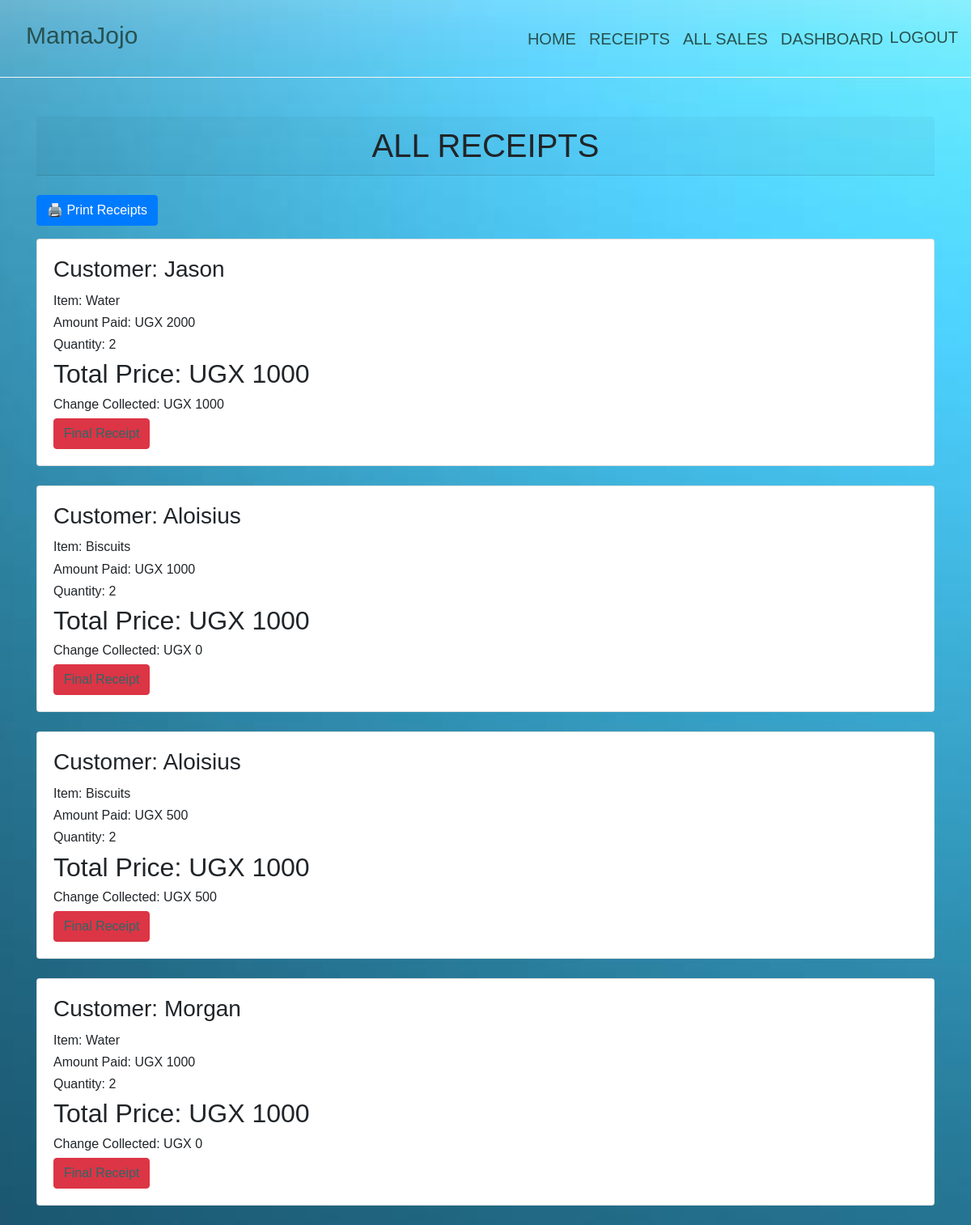
The page /reciept (signed in) on the database its author committed.
### ajojo/models.py (models this page shows, shortened)
class Sale(models.Model):
    item = models.ForeignKey( Product, on_delete = models.CASCADE)
    quantity = models.IntegerField(default = 0, null = False, blank = True)
    amount_received = models.IntegerField(default = 0, null = False, blank = True)
    issued_to = models.CharField(max_length=50, null = True, blank = True)
    unit_price = models.IntegerField(default = 0, null = False, blank = True)
    def get_total(self):
        total = self.quantity * self.item.unit_price
        return int(total)
    def get_change(self):
        change = self.get_total() - self.amount_received
        return abs(int(change))

class Product(models.Model):
    category_name = models.ForeignKey(Category, on_delete=models.CASCADE, null=True, blank = True)
    item_name = models.CharField(max_length =50, null = True, blank = True)
    total_quantity = models.IntegerField(default = 0, null = True, blank = True)
    issued_quantity = models.IntegerField(default = 0, null = True, blank = True)
    received_quantity = models.IntegerField(default = 0, null = True, blank = True)
    unit_price = models.IntegerField(default = 0, null = True, blank = True)
    manufacturer = models.CharField(max_length=50, null = True, blank = True)
    brand = models.CharField(max_length=50, null = True, blank = True)
    def __str__(self):
        return self.item_name

### ajojo/views.py (the view)
# urls.py: path('reciept', views.reciept, name='reciept'),
@login_required
def reciept(request):
    sales = Sale.objects.all().order_by('-id')
    return render(request, 'products/reciept.html', {'sales': sales})

### ajojo/templates/products/reciept.html (shortened to what this page needs)
{% extends 'products/base.html'%}
{% block content %}
<br /><br>
<div class="container">
  <h1 class="card-header text-center">ALL RECEIPTS</h1><br>
  <div class="text-end mb-3">
    <button class="btn btn-primary" onclick="printReceipts()">🖨️ Print Receipts</button>
  </div>
  <div id="receipt-section">
    {% for sale in sales %}
      <div class="card mb-4">
        <div class="card-body">
          <h3 class="card-title">Customer: {{ sale.issued_to|title }}</h3>
          <h6 class="card-text">Item: {{ sale.item }}</h6>
          <h6 class="card-text">Amount Paid: UGX {{ sale.amount_received }}</h6>
          <h6 class="card-text">Quantity: {{ sale.quantity }}</h6>
          <h2>Total Price: UGX {{ sale.get_total }}</h2>
          <h6 class="card-text">Change Collected: UGX {{ sale.get_change }}</h6>
          <a href="{% url 'reciept_detail' sale.id %}">
            <input
              type="submit"
              value="Final Receipt"
              class="btn btn-danger"
              style="color: rgb(43, 105, 105);"
            />
          </a>
        </div>
      </div>
    {% endfor %}
  </div>
</div>
{% endblock %}

### ajojo/static/css/main.css (style rules this page uses)
html,body { position: relative; overflow-x: hidden; background: url('../images/back2.jpg'); width: 100% !important; height: 100vh; display: table; position: relative; background-position: center; background-attachment: scroll; -o-background-size: cover; -moz-background-size: cover; -webkit-background-size: cover; background-size: cover; background-repeat: no-repeat; }
body { background-color: hsl(182, 100%, 95%); font-family: 'Franklin Gothic Medium', 'Arial Narrow', Arial, sans-serif; }

### rows shown on the page
Sale: issued_to "Jason", item "Water", amount_received "2000", quantity "2", get_total "1000", get_change "1000"
Sale: issued_to "Aloisius", item "Biscuits", amount_received "1000", quantity "2", get_total "1000", get_change "0"
Sale: issued_to "Aloisius", item "Biscuits", amount_received "500", quantity "2", get_total "1000", get_change "500"
Sale: issued_to "Morgan", item "Water", amount_received "1000", quantity "2", get_total "1000", get_change "0"
